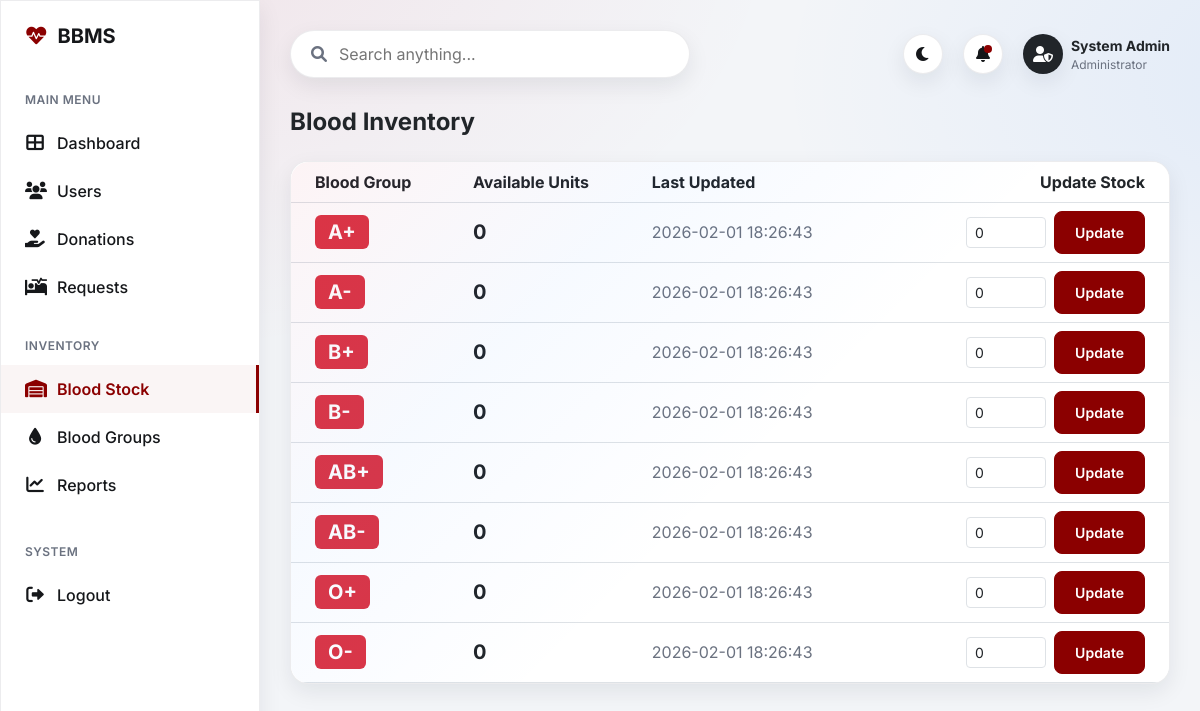
The app's page /admin/dashboard.php?page=blood_stock (signed in) with its own data.
### tables this page shows
CREATE TABLE `blood_store` (
  `id` int(11) NOT NULL AUTO_INCREMENT,
  `blood_group_id` int(11) NOT NULL,
  `available_units` int(11) NOT NULL DEFAULT 0,
  `updated_at` timestamp NOT NULL DEFAULT current_timestamp() ON UPDATE current_timestamp(),
  PRIMARY KEY (`id`),
  KEY `blood_group_id` (`blood_group_id`),
  CONSTRAINT `fk_store_blood_group` FOREIGN KEY (`blood_group_id`) REFERENCES `blood_groups` (`id`) ON DELETE CASCADE
);

CREATE TABLE `blood_groups` (
  `id` int(11) NOT NULL AUTO_INCREMENT,
  `group_name` varchar(5) NOT NULL,
  `created_at` timestamp NOT NULL DEFAULT current_timestamp(),
  PRIMARY KEY (`id`),
  UNIQUE KEY `group_name` (`group_name`)
);

### admin/views/blood_stock_view.php (the view, shortened to what this page needs)
<?php
$inventory = $pdo->query("SELECT bs.*, bg.group_name FROM blood_store bs JOIN blood_groups bg ON bs.blood_group_id = bg.id ORDER BY bg.id")->fetchAll();
?>
<h4 class="fw-bold text-dark mb-4">Blood Inventory</h4>
<div class="card card-custom">
    <div class="card-body p-0">
        <div class="table-responsive">
            <table class="table table-hover align-middle mb-0">
                <thead class="bg-light">
                    <tr>
                        <th class="ps-4">Blood Group</th>
                        <th>Available Units</th>
                        <th>Last Updated</th>
                        <th class="text-end pe-4">Update Stock</th>
                    </tr>
                </thead>
                <tbody>
                    <?php foreach ($inventory as $item): ?>
                        <tr>
                            <td class="ps-4">
                                <span class="badge bg-danger fs-5">
                                    <?php echo htmlspecialchars($item['group_name']); ?>
                                </span>
                            </td>
                            <td>
                                <span class="fw-bold fs-5 text-dark">
                                    <?php echo $item['available_units']; ?>
                                </span>
                            </td>
                            <td class="text-muted">
                                <?php echo $item['updated_at']; ?>
                            </td>
                            <td class="text-end pe-4">
                                <form action="" method="POST" class="d-flex justify-content-end align-items-center">
                                    <input type="number" name="units" class="form-control form-control-sm me-2"
                                        style="width: 80px;" value="<?php echo $item['available_units']; ?>" min="0">
                                    <button type="submit" name="update_stock" class="btn btn-sm btn-primary">
                                        Update
                                    </button>
                                </form>
                            </td>
                        </tr>
                    <?php endforeach; ?>
                </tbody>
            </table>
        </div>
    </div>
</div>

### assets/css/style.css (style rules this page uses)
:root { --primary-color: #D20F2E; --primary-hover: #b00c26; --text-dark: #0D0D0D; --bg-light: #F6F7FB; --white: #FFFFFF; --card-radius: 16px; }
body { font-family: 'Inter', sans-serif; background-color: var(--bg-light); color: var(--text-dark); }
.btn-primary { background-color: var(--primary-color); border-color: var(--primary-color); border-radius: 8px; padding: 10px 20px; font-weight: 600; }
.card-custom { background-color: var(--white); border: none; border-radius: var(--card-radius); box-shadow: 0 4px 12px rgba(0, 0, 0, 0.05); transition: transform 0.2s, box-shadow 0.2s; }
:root { --primary-color: #8B0000; --primary-light: #ab0000; --text-dark: #1F1F1F; --text-muted: #6C757D; --bg-light: #F4F6F9; --white: #FFFFFF; --sidebar-width: 260px; --header-height: 70px; --card-radius: 12px; }
body { background-color: var(--bg-light); font-family: 'Inter', sans-serif; }
:root { --bg: #f3f5f8; --surface: #ffffff; --surface-2: #f7f8fb; --text: #15171a; --muted: #6b7280; --border: rgba(15, 23, 42, 0.08); --shadow-soft: 0 8px 22px rgba(15, 23, 42, 0.08); --shadow-strong: 0 16px 36px rgba(15, 23, 42, 0.12); --accent: #8B0000; --accent-2: #D20F2E; --card-radius: 18px; }
body { background: radial-gradient(1200px 800px at 10% -10%, rgba(210, 15, 46, 0.08), transparent 55%), radial-gradient(900px 600px at 110% 10%, rgba(13, 110, 253, 0.08), transparent 60%), var(--bg); color: var(--text); }
.sidebar, .search-bar, .icon-btn, .card-custom, .stat-card, .chart-card { background: var(--surface); border: 1px solid var(--border); box-shadow: var(--shadow-soft); }
.card-custom, .stat-card, .chart-card { position: relative; overflow: hidden; }
.card-custom::after, .stat-card::after, .chart-card::after { content: ""; position: absolute; inset: 0; border-radius: inherit; pointer-events: none; background: linear-gradient(135deg, rgba(210, 15, 46, 0.08), rgba(13, 110, 253, 0.06), transparent 55%); opacity: 0.6; }
.stat-label, .nav-label, .text-muted { color: var(--muted) !important; }

### records on screen
blood_store: blood_group.group_name "A+", available_units "0", updated_at "2026-02-01 18:26:43", units "0"
blood_store: blood_group.group_name "A-", available_units "0", updated_at "2026-02-01 18:26:43", units "0"
blood_store: blood_group.group_name "B+", available_units "0", updated_at "2026-02-01 18:26:43", units "0"
blood_store: blood_group.group_name "B-", available_units "0", updated_at "2026-02-01 18:26:43", units "0"
blood_store: blood_group.group_name "AB+", available_units "0", updated_at "2026-02-01 18:26:43", units "0"
blood_store: blood_group.group_name "AB-", available_units "0", updated_at "2026-02-01 18:26:43", units "0"
blood_store: blood_group.group_name "O+", available_units "0", updated_at "2026-02-01 18:26:43", units "0"
blood_store: blood_group.group_name "O-", available_units "0", updated_at "2026-02-01 18:26:43", units "0"

### other values on screen
$admin_name "System Admin"
